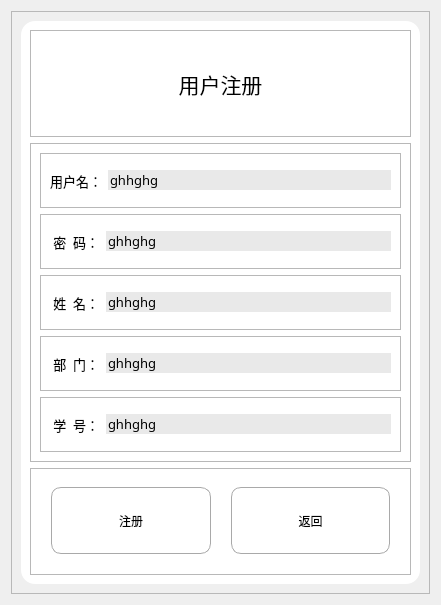
<?xml version="1.0" encoding="UTF-8"?>
<ui version="4.0">
 <class>Form</class>
 <widget class="QWidget" name="Form">
  <property name="geometry">
   <rect>
    <x>0</x>
    <y>0</y>
    <width>441</width>
    <height>605</height>
   </rect>
  </property>
  <property name="windowTitle">
   <string>Form</string>
  </property>
  <layout class="QVBoxLayout" name="verticalLayout">
   <item>
    <widget class="QFrame" name="frame">
     <property name="frameShape">
      <enum>QFrame::StyledPanel</enum>
     </property>
     <property name="frameShadow">
      <enum>QFrame::Raised</enum>
     </property>
     <layout class="QHBoxLayout" name="horizontalLayout">
      <item>
       <widget class="QFrame" name="frame_3">
        <property name="styleSheet">
         <string notr="true">QFrame#frame_3{
border-top-right-radius: 14px;
border-top-left-radius: 14px;
border-bottom-right-radius: 14px;
border-bottom-left-radius: 14px;
background-color: rgb(255, 255, 255);}</string>
        </property>
        <property name="frameShape">
         <enum>QFrame::StyledPanel</enum>
        </property>
        <property name="frameShadow">
         <enum>QFrame::Raised</enum>
        </property>
        <layout class="QVBoxLayout" name="verticalLayout_2" stretch="1,3,1">
         <item>
          <widget class="QFrame" name="frame_6">
           <property name="font">
            <font>
             <family>微软雅黑 Light</family>
            </font>
           </property>
           <property name="frameShape">
            <enum>QFrame::StyledPanel</enum>
           </property>
           <property name="frameShadow">
            <enum>QFrame::Raised</enum>
           </property>
           <layout class="QVBoxLayout" name="verticalLayout_3">
            <item>
             <widget class="QLabel" name="label_3">
              <property name="font">
               <font>
                <family>微软雅黑 Light</family>
                <pointsize>16</pointsize>
               </font>
              </property>
              <property name="text">
               <string>用户注册</string>
              </property>
              <property name="alignment">
               <set>Qt::AlignCenter</set>
              </property>
             </widget>
            </item>
           </layout>
          </widget>
         </item>
         <item>
          <widget class="QFrame" name="frame_4">
           <property name="frameShape">
            <enum>QFrame::StyledPanel</enum>
           </property>
           <property name="frameShadow">
            <enum>QFrame::Raised</enum>
           </property>
           <layout class="QVBoxLayout" name="verticalLayout_4">
            <item>
             <widget class="QFrame" name="frame_10">
              <property name="frameShape">
               <enum>QFrame::StyledPanel</enum>
              </property>
              <property name="frameShadow">
               <enum>QFrame::Raised</enum>
              </property>
              <layout class="QHBoxLayout" name="horizontalLayout_7">
               <item>
                <widget class="QLabel" name="label_5">
                 <property name="font">
                  <font>
                   <family>微软雅黑 Light</family>
                   <pointsize>10</pointsize>
                  </font>
                 </property>
                 <property name="text">
                  <string>用户名：</string>
                 </property>
                </widget>
               </item>
               <item>
                <widget class="QLineEdit" name="lineEdit_4">
                 <property name="font">
                  <font>
                   <family>微软雅黑 Light</family>
                   <pointsize>10</pointsize>
                  </font>
                 </property>
                 <property name="styleSheet">
                  <string notr="true">background-color: rgb(200, 200, 200,100)</string>
                 </property>
                 <property name="text">
                  <string>ghhghg</string>
                 </property>
                 <property name="frame">
                  <bool>false</bool>
                 </property>
                </widget>
               </item>
              </layout>
             </widget>
            </item>
            <item>
             <widget class="QFrame" name="frame_8">
              <property name="frameShape">
               <enum>QFrame::StyledPanel</enum>
              </property>
              <property name="frameShadow">
               <enum>QFrame::Raised</enum>
              </property>
              <layout class="QHBoxLayout" name="horizontalLayout_5">
               <item>
                <widget class="QLabel" name="label_2">
                 <property name="font">
                  <font>
                   <family>微软雅黑 Light</family>
                   <pointsize>10</pointsize>
                  </font>
                 </property>
                 <property name="text">
                  <string> 密  码：</string>
                 </property>
                </widget>
               </item>
               <item>
                <widget class="QLineEdit" name="lineEdit_2">
                 <property name="font">
                  <font>
                   <family>微软雅黑 Light</family>
                   <pointsize>10</pointsize>
                  </font>
                 </property>
                 <property name="styleSheet">
                  <string notr="true">background-color: rgba(200, 200, 200,100)</string>
                 </property>
                 <property name="text">
                  <string>ghhghg</string>
                 </property>
                 <property name="frame">
                  <bool>false</bool>
                 </property>
                </widget>
               </item>
              </layout>
             </widget>
            </item>
            <item>
             <widget class="QFrame" name="frame_11">
              <property name="frameShape">
               <enum>QFrame::StyledPanel</enum>
              </property>
              <property name="frameShadow">
               <enum>QFrame::Raised</enum>
              </property>
              <layout class="QHBoxLayout" name="horizontalLayout_8">
               <item>
                <widget class="QLabel" name="label_6">
                 <property name="font">
                  <font>
                   <family>微软雅黑 Light</family>
                   <pointsize>10</pointsize>
                  </font>
                 </property>
                 <property name="text">
                  <string> 姓  名：</string>
                 </property>
                </widget>
               </item>
               <item>
                <widget class="QLineEdit" name="lineEdit_5">
                 <property name="font">
                  <font>
                   <family>微软雅黑 Light</family>
                   <pointsize>10</pointsize>
                  </font>
                 </property>
                 <property name="styleSheet">
                  <string notr="true">background-color: rgba(200, 200, 200,100)</string>
                 </property>
                 <property name="text">
                  <string>ghhghg</string>
                 </property>
                 <property name="frame">
                  <bool>false</bool>
                 </property>
                </widget>
               </item>
              </layout>
             </widget>
            </item>
            <item>
             <widget class="QFrame" name="frame_12">
              <property name="frameShape">
               <enum>QFrame::StyledPanel</enum>
              </property>
              <property name="frameShadow">
               <enum>QFrame::Raised</enum>
              </property>
              <layout class="QHBoxLayout" name="horizontalLayout_9">
               <item>
                <widget class="QLabel" name="label_7">
                 <property name="font">
                  <font>
                   <family>微软雅黑 Light</family>
                   <pointsize>10</pointsize>
                  </font>
                 </property>
                 <property name="text">
                  <string> 部  门：</string>
                 </property>
                </widget>
               </item>
               <item>
                <widget class="QLineEdit" name="lineEdit_6">
                 <property name="font">
                  <font>
                   <family>微软雅黑 Light</family>
                   <pointsize>10</pointsize>
                  </font>
                 </property>
                 <property name="styleSheet">
                  <string notr="true">background-color: rgba(200, 200, 200,100)</string>
                 </property>
                 <property name="text">
                  <string>ghhghg</string>
                 </property>
                 <property name="frame">
                  <bool>false</bool>
                 </property>
                </widget>
               </item>
              </layout>
             </widget>
            </item>
            <item>
             <widget class="QFrame" name="frame_13">
              <property name="frameShape">
               <enum>QFrame::StyledPanel</enum>
              </property>
              <property name="frameShadow">
               <enum>QFrame::Raised</enum>
              </property>
              <layout class="QHBoxLayout" name="horizontalLayout_10">
               <item>
                <widget class="QLabel" name="label_8">
                 <property name="font">
                  <font>
                   <family>微软雅黑 Light</family>
                   <pointsize>10</pointsize>
                  </font>
                 </property>
                 <property name="text">
                  <string> 学  号：</string>
                 </property>
                </widget>
               </item>
               <item>
                <widget class="QLineEdit" name="lineEdit_7">
                 <property name="font">
                  <font>
                   <family>微软雅黑 Light</family>
                   <pointsize>10</pointsize>
                  </font>
                 </property>
                 <property name="styleSheet">
                  <string notr="true">background-color: rgba(200, 200, 200,100)</string>
                 </property>
                 <property name="text">
                  <string>ghhghg</string>
                 </property>
                 <property name="frame">
                  <bool>false</bool>
                 </property>
                </widget>
               </item>
              </layout>
             </widget>
            </item>
           </layout>
          </widget>
         </item>
         <item>
          <widget class="QFrame" name="frame_5">
           <property name="frameShape">
            <enum>QFrame::StyledPanel</enum>
           </property>
           <property name="frameShadow">
            <enum>QFrame::Raised</enum>
           </property>
           <layout class="QHBoxLayout" name="horizontalLayout_3">
            <property name="spacing">
             <number>20</number>
            </property>
            <property name="leftMargin">
             <number>20</number>
            </property>
            <property name="topMargin">
             <number>18</number>
            </property>
            <property name="rightMargin">
             <number>20</number>
            </property>
            <property name="bottomMargin">
             <number>20</number>
            </property>
            <item>
             <widget class="QPushButton" name="pushButton">
              <property name="sizePolicy">
               <sizepolicy hsizetype="Minimum" vsizetype="Minimum">
                <horstretch>0</horstretch>
                <verstretch>0</verstretch>
               </sizepolicy>
              </property>
              <property name="font">
               <font>
                <family>微软雅黑</family>
                <kerning>true</kerning>
               </font>
              </property>
              <property name="styleSheet">
               <string notr="true">QPushButton{

    font-family:微软雅黑;
    border: 1px solid DarkGray;
	border-radius:10px;
    background:rgb(255, 255, 255, 60);
}
QPushButton:hover{
    border: 1px solid Gray;
    background:rgb(255, 255, 255, 90);
}
QPushButton:pressed{
    border: 2px solid DarkGray;
    background:rgb(255, 255, 255, 30);
}</string>
              </property>
              <property name="text">
               <string>注册</string>
              </property>
              <property name="checkable">
               <bool>false</bool>
              </property>
             </widget>
            </item>
            <item>
             <widget class="QPushButton" name="pushButton_2">
              <property name="sizePolicy">
               <sizepolicy hsizetype="Minimum" vsizetype="Minimum">
                <horstretch>0</horstretch>
                <verstretch>0</verstretch>
               </sizepolicy>
              </property>
              <property name="font">
               <font>
                <family>微软雅黑</family>
               </font>
              </property>
              <property name="styleSheet">
               <string notr="true">QPushButton{

    font-family:微软雅黑;
    border: 1px solid DarkGray;
	border-radius:10px;
    background:rgb(255, 255, 255, 60);
}
QPushButton:hover{
    border: 1px solid Gray;
    background:rgb(255, 255, 255, 90);
}
QPushButton:pressed{
    border: 2px solid DarkGray;
    background:rgb(255, 255, 255, 30);
}</string>
              </property>
              <property name="text">
               <string>返回</string>
              </property>
             </widget>
            </item>
           </layout>
          </widget>
         </item>
        </layout>
       </widget>
      </item>
     </layout>
    </widget>
   </item>
  </layout>
 </widget>
 <resources/>
 <connections/>
</ui>
